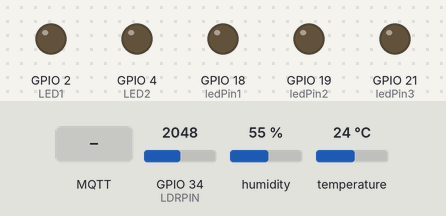
The sketch below on a simulated ESP32. Parts: output pins drawn as LEDs (lit = HIGH). Dashed ring = blinking. The test bench sets the inputs (shaded band); at power-on: GPIO 34 (LDRPIN) = 2048, humidity 55 %, temperature 24 °C. WiFi joins after 1.5 s; servers stay silent unless stated; random numbers use the default seed unless the sketch sets one; no MQTT or app messages arrive unless stated; what the sketch prints to the serial monitor is not drawn.

Above: at 2.7 s.
2.8 s: MQTT message "led1_on" arrives on the first subscribed topic
At 3.3 s:
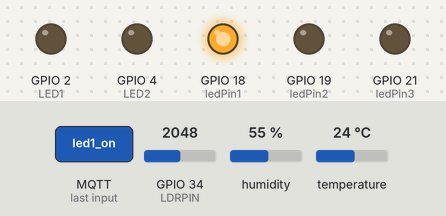
4.3 s: MQTT message "led1_off" arrives on the first subscribed topic
At 15.15 s:
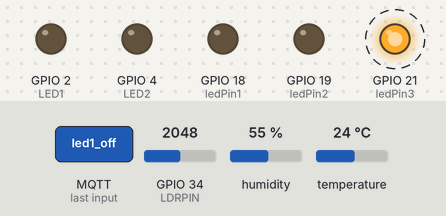
16.4 s: MQTT message "LED1_on" arrives on the first subscribed topic
At 17.9 s:
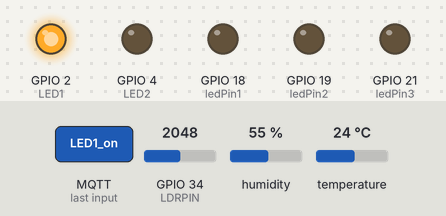
22.2 s: MQTT message "led2_on" arrives on the first subscribed topic
At 23.0 s:
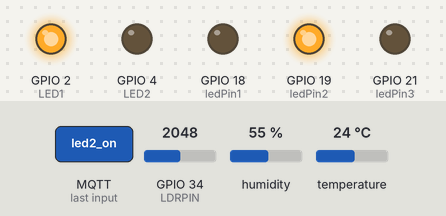
32.2 s: MQTT message "LED1_off" arrives on the first subscribed topic
At 33.1 s:
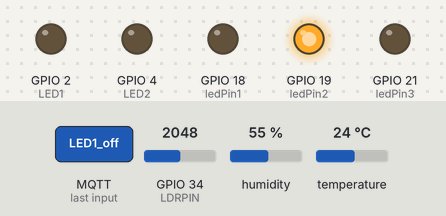
42.2 s: MQTT message "led2_off" arrives on the first subscribed topic
At 43.2 s:
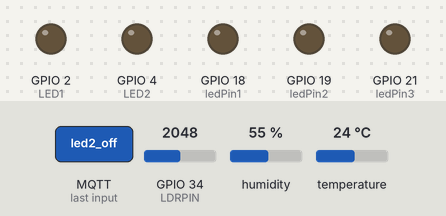
Timing chart, 0 to 45.0 s (numbered marks = the images above; inputs shaded):
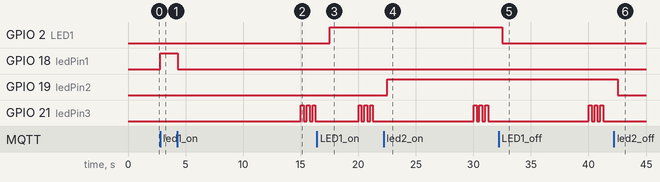

The sketch:

esp32_code.ino
```cpp
#include <WiFi.h>
#include <PubSubClient.h>
#include <DHT.h>

#define DHTPIN 23  // Chân nối với Data của DHT11
#define LDRPIN 34  // Chân nối với cảm biến ánh sáng
#define DHTTYPE DHT11

// Khai báo các chân GPIO kết nối với LED
const int LED1 = 2;  // Chân GPIO 2 kết nối với LED1
const int LED2 = 4;  // Chân GPIO 4 kết nối với LED2
const int ledPin1 = 18;  // Chân LED nháy
const int ledPin2 = 19;
const int ledPin3 = 21;
const int ledPin = 2; // Chân GPIO 2 kết nối với LED

const char* ssid = "VAP_0";
const char* password = "00000000";
const char* mqtt_server = "192.168.0.10";  // IP của máy tính hoặc server chứa MQTT Broker

WiFiClient espClient;
PubSubClient client(espClient);
DHT dht(DHTPIN, DHTTYPE);

long lastMsg = 0;
char msg[150]; // Tăng kích thước cho JSON chứa nhiều cảm biến

bool ledBlinkingCompleted = false;  // Biến kiểm tra nếu LED đã nháy xong 3 lần

void setup() {
  Serial.begin(115200);
  pinMode(ledPin, OUTPUT); // Thiết lập chân LED là OUTPUT
  digitalWrite(ledPin, LOW); // Đặt trạng thái ban đầu là tắt
  // Thiết lập các chân LED là OUTPUT
  pinMode(ledPin1, OUTPUT);
  pinMode(ledPin2, OUTPUT);
  pinMode(ledPin3, OUTPUT);
  pinMode(LED1, OUTPUT);
  pinMode(LED2, OUTPUT);

  // Đặt trạng thái ban đầu của các LED là tắt
  digitalWrite(ledPin1, LOW);
  digitalWrite(ledPin2, LOW);
  digitalWrite(ledPin3, LOW);
  digitalWrite(LED1, LOW);
  digitalWrite(LED2, LOW);

  dht.begin();

  // Kết nối WiFi
  setup_wifi();

  // Thiết lập MQTT
  client.setServer(mqtt_server, 1884);
  client.setCallback(callback);
}

void setup_wifi() {
  delay(10);
  Serial.println();
  Serial.print("Đang kết nối tới ");
  Serial.println(ssid);

  WiFi.begin(ssid, password);

  while (WiFi.status() != WL_CONNECTED) {
    delay(500);
    Serial.print(".");
  }

  Serial.println("");
  Serial.println("WiFi đã kết nối");
  Serial.println(WiFi.localIP());
}

void callback(char* topic, byte* payload, unsigned int length) {
  String message;
  for (int i = 0; i < length; i++) {
    message += (char)payload[i];
  }

  Serial.print("Payload received: ");
  Serial.println(message);

  // Xử lý tin nhắn bật/tắt LED
  if (String(topic) == "esp32/output") {
    if (message == "led1_on") {
      digitalWrite(ledPin1, HIGH);  // Bật LED 1
      Serial.println("Đã nhận lệnh: Bật LED 1");
    } else if (message == "led1_off") {
      digitalWrite(ledPin1, LOW);  // Tắt LED 1
      Serial.println("Đã nhận lệnh: Tắt LED 1");
    } else if (message == "led2_on") {
      digitalWrite(ledPin2, HIGH);  // Bật LED 2
    } else if (message == "led2_off") {
      digitalWrite(ledPin2, LOW);  // Tắt LED 2
    }else if (message == "LED1_on") {
      digitalWrite(LED1, HIGH);
    }else if (message == "LED1_off") {
      digitalWrite(LED1, LOW);
    }
  }
}

void reconnect() {
  while (!client.connected()) {
    Serial.print("Đang kết nối lại MQTT...");
    if (client.connect("ESP32Client", "Tho", "1")) {Serial.println("đã kết nối");
      client.subscribe("esp32/output", 1);
    } else {
      Serial.print("Kết nối thất bại, rc=");
      Serial.print(client.state());
      Serial.println(" thử lại sau 5 giây");
      delay(5000);
    }
  }
}

// Hàm nháy LED 3 lần
void blinkLEDThreeTimes(int pin) {
  // Nháy LED 3 lần
  for (int i = 0; i < 3; i++) {
    digitalWrite(21, HIGH); // Bật LED
    delay(250); // LED bật trong 250ms
    digitalWrite(21, LOW);  // Tắt LED
    delay(250); // LED tắt trong 250ms
  }
  ledBlinkingCompleted = true;  // Đánh dấu rằng LED đã nháy 3 lần
}

void loop() {
  if (!client.connected()) {
    reconnect();
  }
  client.loop();

  long now = millis();
  if (now - lastMsg > 5000) {
    lastMsg = now;

    // Đọc giá trị từ cảm biến thật
    float h = dht.readHumidity();
    float t = dht.readTemperature();
    long ldrValue = analogRead(LDRPIN);

    // Tạo giá trị ngẫu nhiên cho cảm biến ảo
    int gasValue = random(0, 100);  // Cảm biến khí gas (0-100)

    // Ánh xạ giá trị ldrValue từ (0, 4095) về (0, 100)
    long mappedLDRValue = map(ldrValue, 0, 4095, 0, 100);
    // Gửi dữ liệu tới MQTT
    snprintf(msg, 150, "{\"temperature\":%2.1f,\"humidity\":%2.1f,\"light\":%ld,\"wind\":%d}",
             t, h, mappedLDRValue, gasValue);
    Serial.print("Gửi dữ liệu: ");
    Serial.println(msg);
    client.publish("esp32/sensors", msg);

    // Nếu giá trị gas lớn hơn 50, nháy LED 3 lần
    if (gasValue > 50 && !ledBlinkingCompleted) {
      blinkLEDThreeTimes(21);  // Nháy LED 3 lần
    }
  }

  // Nếu LED đã nháy xong, reset trạng thái để chuẩn bị cho lần tiếp theo
  if (ledBlinkingCompleted) {
    delay(1000);  // Đợi 1s trước khi có thể nháy lại
    ledBlinkingCompleted = false;  // Reset trạng thái nháy LED
  }
}
```

Measured:
- after the input at 2.8 s, GPIO 18 (ledPin1): LOW → HIGH at once
- after the input at 4.3 s, GPIO 18 (ledPin1): HIGH → LOW at once
- after the input at 16.4 s, GPIO 2 (LED1): LOW → HIGH after 1.1 s
- after the input at 22.2 s, GPIO 19 (ledPin2): LOW → HIGH after 0.33 s
- after the input at 32.2 s, GPIO 2 (LED1): HIGH → LOW after 0.33 s
- after the input at 42.2 s, GPIO 19 (ledPin2): HIGH → LOW after 0.34 s
